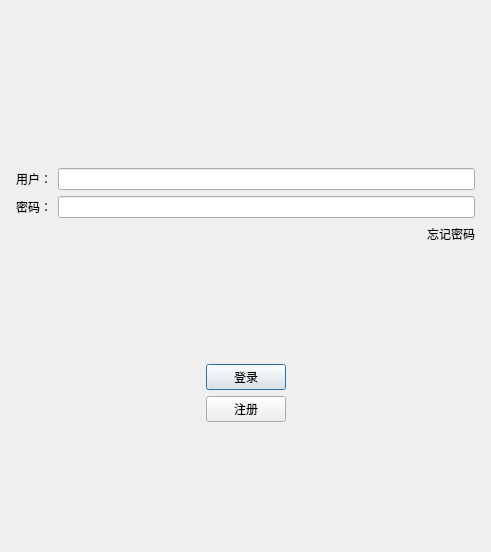
<?xml version="1.0" encoding="UTF-8"?>
<ui version="4.0">
 <class>LoginDialog</class>
 <widget class="QDialog" name="LoginDialog">
  <property name="geometry">
   <rect>
    <x>0</x>
    <y>0</y>
    <width>491</width>
    <height>552</height>
   </rect>
  </property>
  <property name="windowTitle">
   <string>Dialog</string>
  </property>
  <layout class="QVBoxLayout" name="verticalLayout_2">
   <item>
    <layout class="QVBoxLayout" name="verticalLayout">
     <property name="leftMargin">
      <number>5</number>
     </property>
     <property name="topMargin">
      <number>5</number>
     </property>
     <property name="rightMargin">
      <number>5</number>
     </property>
     <property name="bottomMargin">
      <number>5</number>
     </property>
     <item>
      <widget class="QWidget" name="widget" native="true">
       <layout class="QGridLayout" name="gridLayout">
        <item row="0" column="0">
         <widget class="QLabel" name="label">
          <property name="text">
           <string/>
          </property>
          <property name="pixmap">
           <pixmap resource="rc.qrc">:/res/ice.png</pixmap>
          </property>
          <property name="alignment">
           <set>Qt::AlignCenter</set>
          </property>
         </widget>
        </item>
       </layout>
      </widget>
     </item>
     <item>
      <spacer name="verticalSpacer">
       <property name="orientation">
        <enum>Qt::Vertical</enum>
       </property>
       <property name="sizeHint" stdset="0">
        <size>
         <width>20</width>
         <height>40</height>
        </size>
       </property>
      </spacer>
     </item>
     <item>
      <layout class="QHBoxLayout" name="horizontalLayout">
       <item>
        <widget class="QLabel" name="user_label">
         <property name="text">
          <string>用户：</string>
         </property>
        </widget>
       </item>
       <item>
        <widget class="QLineEdit" name="user_edit">
         <property name="maximumSize">
          <size>
           <width>16777215</width>
           <height>25</height>
          </size>
         </property>
        </widget>
       </item>
      </layout>
     </item>
     <item>
      <layout class="QHBoxLayout" name="horizontalLayout_2">
       <item>
        <widget class="QLabel" name="pass_label">
         <property name="maximumSize">
          <size>
           <width>16777215</width>
           <height>25</height>
          </size>
         </property>
         <property name="text">
          <string>密码：</string>
         </property>
        </widget>
       </item>
       <item>
        <widget class="QLineEdit" name="pass_edit">
         <property name="maximumSize">
          <size>
           <width>16777215</width>
           <height>25</height>
          </size>
         </property>
        </widget>
       </item>
      </layout>
     </item>
     <item>
      <layout class="QHBoxLayout" name="horizontalLayout_3">
       <item>
        <spacer name="horizontalSpacer">
         <property name="orientation">
          <enum>Qt::Horizontal</enum>
         </property>
         <property name="sizeHint" stdset="0">
          <size>
           <width>40</width>
           <height>20</height>
          </size>
         </property>
        </spacer>
       </item>
       <item>
        <widget class="QLabel" name="forget_label">
         <property name="maximumSize">
          <size>
           <width>16777215</width>
           <height>25</height>
          </size>
         </property>
         <property name="text">
          <string>忘记密码</string>
         </property>
        </widget>
       </item>
      </layout>
     </item>
     <item>
      <spacer name="verticalSpacer_2">
       <property name="orientation">
        <enum>Qt::Vertical</enum>
       </property>
       <property name="sizeHint" stdset="0">
        <size>
         <width>20</width>
         <height>40</height>
        </size>
       </property>
      </spacer>
     </item>
     <item>
      <layout class="QHBoxLayout" name="horizontalLayout_4">
       <item>
        <spacer name="horizontalSpacer_2">
         <property name="orientation">
          <enum>Qt::Horizontal</enum>
         </property>
         <property name="sizeHint" stdset="0">
          <size>
           <width>40</width>
           <height>20</height>
          </size>
         </property>
        </spacer>
       </item>
       <item>
        <widget class="QPushButton" name="login_btn">
         <property name="maximumSize">
          <size>
           <width>100</width>
           <height>30</height>
          </size>
         </property>
         <property name="text">
          <string>登录</string>
         </property>
        </widget>
       </item>
       <item>
        <spacer name="horizontalSpacer_3">
         <property name="orientation">
          <enum>Qt::Horizontal</enum>
         </property>
         <property name="sizeHint" stdset="0">
          <size>
           <width>40</width>
           <height>20</height>
          </size>
         </property>
        </spacer>
       </item>
      </layout>
     </item>
     <item>
      <layout class="QHBoxLayout" name="horizontalLayout_5">
       <item>
        <spacer name="horizontalSpacer_4">
         <property name="orientation">
          <enum>Qt::Horizontal</enum>
         </property>
         <property name="sizeHint" stdset="0">
          <size>
           <width>40</width>
           <height>20</height>
          </size>
         </property>
        </spacer>
       </item>
       <item>
        <widget class="QPushButton" name="reg_btn">
         <property name="maximumSize">
          <size>
           <width>100</width>
           <height>30</height>
          </size>
         </property>
         <property name="text">
          <string>注册</string>
         </property>
        </widget>
       </item>
       <item>
        <spacer name="horizontalSpacer_5">
         <property name="orientation">
          <enum>Qt::Horizontal</enum>
         </property>
         <property name="sizeHint" stdset="0">
          <size>
           <width>40</width>
           <height>20</height>
          </size>
         </property>
        </spacer>
       </item>
      </layout>
     </item>
     <item>
      <spacer name="verticalSpacer_3">
       <property name="orientation">
        <enum>Qt::Vertical</enum>
       </property>
       <property name="sizeHint" stdset="0">
        <size>
         <width>20</width>
         <height>40</height>
        </size>
       </property>
      </spacer>
     </item>
    </layout>
   </item>
  </layout>
 </widget>
 <resources>
  <include location="rc.qrc"/>
 </resources>
 <connections/>
</ui>
